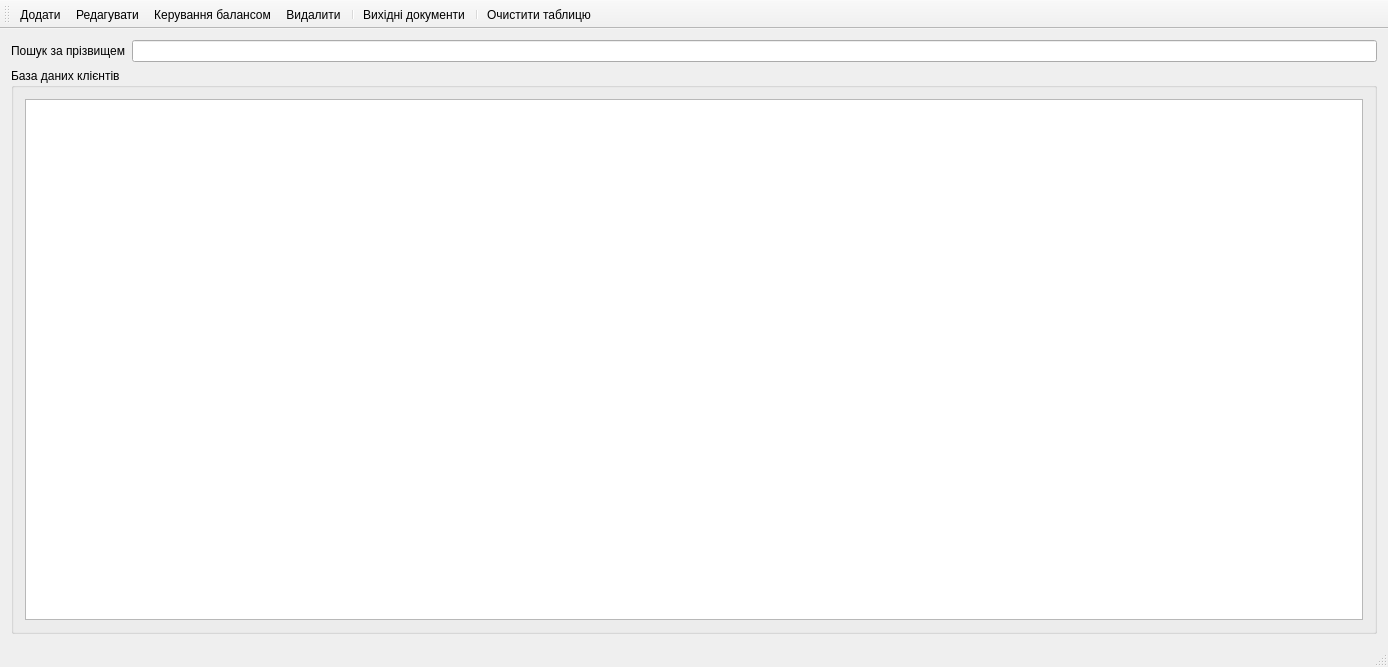
<?xml version="1.0" encoding="UTF-8"?>
<ui version="4.0">
 <class>MainWindow</class>
 <widget class="QMainWindow" name="MainWindow">
  <property name="geometry">
   <rect>
    <x>0</x>
    <y>0</y>
    <width>1388</width>
    <height>667</height>
   </rect>
  </property>
  <property name="windowTitle">
   <string>Hello World</string>
  </property>
  <widget class="QWidget" name="centralWidget">
   <layout class="QGridLayout" name="gridLayout_2">
    <item row="0" column="0">
     <widget class="QLabel" name="labelSearch">
      <property name="text">
       <string>Пошук за прізвищем</string>
      </property>
     </widget>
    </item>
    <item row="0" column="1">
     <widget class="QLineEdit" name="lineSearch"/>
    </item>
    <item row="1" column="0" colspan="2">
     <widget class="QGroupBox" name="groupBox">
      <property name="title">
       <string>База даних клієнтів</string>
      </property>
      <layout class="QGridLayout" name="gridLayout">
       <item row="0" column="0">
        <widget class="QTableView" name="tableView"/>
       </item>
      </layout>
     </widget>
    </item>
   </layout>
  </widget>
  <widget class="QMenuBar" name="menuBar">
   <property name="geometry">
    <rect>
     <x>0</x>
     <y>0</y>
     <width>1388</width>
     <height>21</height>
    </rect>
   </property>
  </widget>
  <widget class="QToolBar" name="mainToolBar">
   <attribute name="toolBarArea">
    <enum>TopToolBarArea</enum>
   </attribute>
   <attribute name="toolBarBreak">
    <bool>false</bool>
   </attribute>
   <addaction name="mtbAddCustomer"/>
   <addaction name="mtbEditCustomer"/>
   <addaction name="mtbAddMoney"/>
   <addaction name="mtbRemoveCustomer"/>
   <addaction name="separator"/>
   <addaction name="mtbOutputDocuments"/>
   <addaction name="separator"/>
   <addaction name="mtbDropTable"/>
  </widget>
  <widget class="QStatusBar" name="statusBar"/>
  <action name="mtbAddCustomer">
   <property name="text">
    <string>Додати</string>
   </property>
  </action>
  <action name="mtbEditCustomer">
   <property name="text">
    <string>Редагувати</string>
   </property>
  </action>
  <action name="mtbRemoveCustomer">
   <property name="text">
    <string>Видалити</string>
   </property>
  </action>
  <action name="mtbAddMoney">
   <property name="text">
    <string>Керування балансом</string>
   </property>
  </action>
  <action name="mtbOutputDocuments">
   <property name="text">
    <string>Вихідні документи</string>
   </property>
  </action>
  <action name="mtbDropTable">
   <property name="text">
    <string>Очистити таблицю</string>
   </property>
  </action>
 </widget>
 <layoutdefault spacing="6" margin="11"/>
 <resources/>
 <connections/>
</ui>
